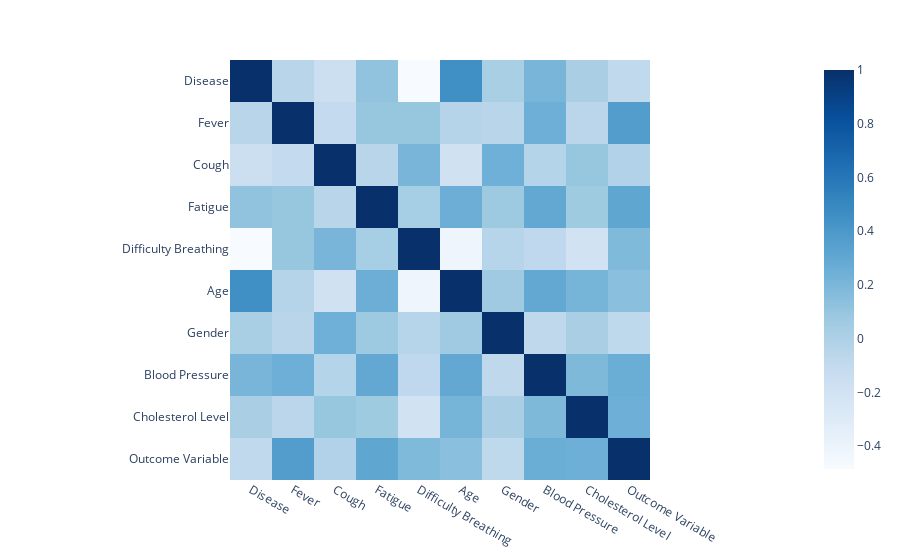

The notebook cell saved with this chart:
### Code cell
corr_df = df.corr()
fig = px.imshow(corr_df, color_continuous_scale= px.colors.sequential.Blues)
fig.show() #각 열 간의 상관관계 시각화

### Figure 1 — Plotly figure (JSON) as saved in the notebook; plotly's stock layout.template omitted (floating-point values rounded to 4 significant figures)
{"data": [{"coloraxis": "coloraxis", "hovertemplate": "x: %{x}<br>y: %{y}<br>color: %{z}<extra></extra>", "name": "0", "type": "heatmap", "x": ["Disease", "Fever", "Cough", "Fatigue", "Difficulty Breathing", "Age", "Gender", "Blood Pressure", "Cholesterol Level", "Outcome Variable"], "xaxis": "x", "y": ["Disease", "Fever", "Cough", "Fatigue", "Difficulty Breathing", "Age", "Gender", "Blood Pressure", "Cholesterol Level", "Outcome Variable"], "yaxis": "y", "z": [[1, -0.04698, -0.1565, 0.1176, -0.4849, 0.4557, 0.02132, 0.2101, 0.01635, -0.08992], [-0.04698, 1, -0.1061, 0.09843, 0.09761, -0.03681, -0.04706, 0.2476, -0.06347, 0.3726], [-0.1565, -0.1061, 1, -0.04706, 0.2109, -0.1928, 0.2462, -0.0322, 0.099, -0.01702], [0.1176, 0.09843, -0.04706, 1, 0.03347, 0.2556, 0.07101, 0.2958, 0.06533, 0.3128], [-0.4849, 0.09761, 0.2109, 0.03347, 1, -0.4168, -0.04109, -0.08264, -0.2012, 0.1803], [0.4557, -0.03681, -0.1928, 0.2556, -0.4168, 1, 0.06829, 0.2997, 0.2191, 0.1444], [0.02132, -0.04706, 0.2462, 0.07101, -0.04109, 0.06829, 1, -0.07948, 0.01467, -0.07575], [0.2101, 0.2476, -0.0322, 0.2958, -0.08264, 0.2997, -0.07948, 1, 0.1854, 0.2637], [0.01635, -0.06347, 0.099, 0.06533, -0.2012, 0.2191, 0.01467, 0.1854, 1, 0.2488], [-0.08992, 0.3726, -0.01702, 0.3128, 0.1803, 0.1444, -0.07575, 0.2637, 0.2488, 1]]}], "layout": {"coloraxis": {"colorscale": [[0, "rgb(247,251,255)"], [0.125, "rgb(222,235,247)"], [0.25, "rgb(198,219,239)"], [0.375, "rgb(158,202,225)"], [0.5, "rgb(107,174,214)"], [0.625, "rgb(66,146,198)"], [0.75, "rgb(33,113,181)"], [0.875, "rgb(8,81,156)"], [1, "rgb(8,48,107)"]]}, "margin": {"t": 60}, "xaxis": {"anchor": "y", "constrain": "domain", "domain": [0, 1], "scaleanchor": "y"}, "yaxis": {"anchor": "x", "autorange": "reversed", "constrain": "domain", "domain": [0, 1]}}}
